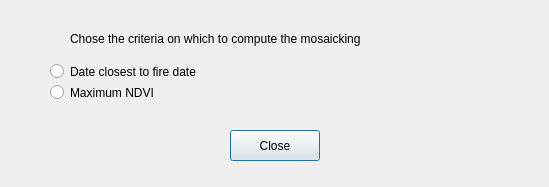
<?xml version="1.0" encoding="UTF-8"?>
<ui version="4.0">
 <class>Layer_Preview</class>
 <widget class="QDialog" name="Layer_Preview">
  <property name="geometry">
   <rect>
    <x>0</x>
    <y>0</y>
    <width>549</width>
    <height>187</height>
   </rect>
  </property>
  <property name="windowTitle">
   <string>Criteria for mosaicking computation</string>
  </property>
  <widget class="QPushButton" name="btnClose">
   <property name="geometry">
    <rect>
     <x>230</x>
     <y>130</y>
     <width>90</width>
     <height>31</height>
    </rect>
   </property>
   <property name="palette">
    <palette>
     <active>
      <colorrole role="PlaceholderText">
       <brush brushstyle="SolidPattern">
        <color alpha="128">
         <red>85</red>
         <green>170</green>
         <blue>255</blue>
        </color>
       </brush>
      </colorrole>
     </active>
     <inactive>
      <colorrole role="PlaceholderText">
       <brush brushstyle="SolidPattern">
        <color alpha="128">
         <red>85</red>
         <green>170</green>
         <blue>255</blue>
        </color>
       </brush>
      </colorrole>
     </inactive>
     <disabled>
      <colorrole role="PlaceholderText">
       <brush brushstyle="SolidPattern">
        <color alpha="128">
         <red>85</red>
         <green>170</green>
         <blue>255</blue>
        </color>
       </brush>
      </colorrole>
     </disabled>
    </palette>
   </property>
   <property name="text">
    <string>Close</string>
   </property>
  </widget>
  <widget class="QWidget" name="gridLayoutWidget">
   <property name="geometry">
    <rect>
     <x>50</x>
     <y>20</y>
     <width>439</width>
     <height>80</height>
    </rect>
   </property>
   <layout class="QGridLayout" name="gridLayout">
    <item row="1" column="1">
     <widget class="QLabel" name="label_2">
      <property name="text">
       <string>Date closest to fire date</string>
      </property>
     </widget>
    </item>
    <item row="0" column="1">
     <widget class="QLabel" name="label">
      <property name="text">
       <string>Chose the criteria on which to compute the mosaicking</string>
      </property>
     </widget>
    </item>
    <item row="2" column="1">
     <widget class="QLabel" name="label_3">
      <property name="text">
       <string>Maximum NDVI</string>
      </property>
     </widget>
    </item>
    <item row="1" column="0">
     <widget class="QRadioButton" name="radioButtonDate">
      <property name="sizePolicy">
       <sizepolicy hsizetype="Maximum" vsizetype="Fixed">
        <horstretch>0</horstretch>
        <verstretch>0</verstretch>
       </sizepolicy>
      </property>
      <property name="text">
       <string/>
      </property>
     </widget>
    </item>
    <item row="2" column="0">
     <widget class="QRadioButton" name="radioButtonIndex">
      <property name="sizePolicy">
       <sizepolicy hsizetype="Maximum" vsizetype="Fixed">
        <horstretch>0</horstretch>
        <verstretch>0</verstretch>
       </sizepolicy>
      </property>
      <property name="text">
       <string/>
      </property>
     </widget>
    </item>
   </layout>
  </widget>
 </widget>
 <resources/>
 <connections/>
</ui>
